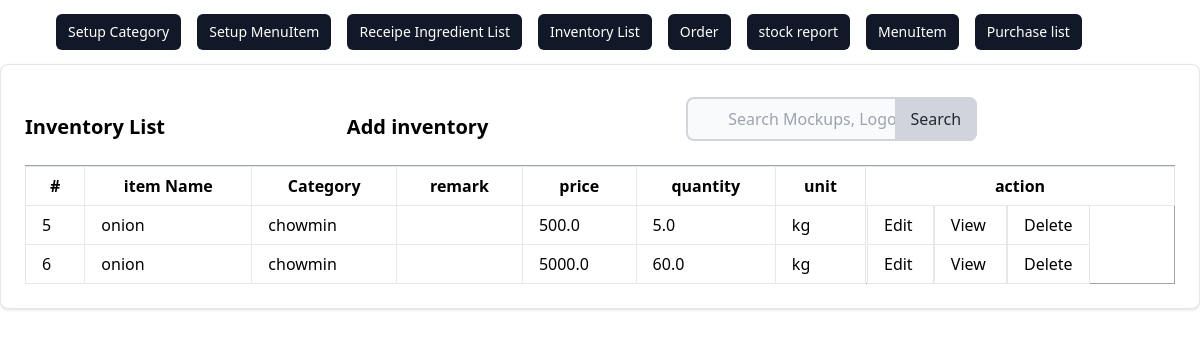
The app's page /inventory/list/, older data.
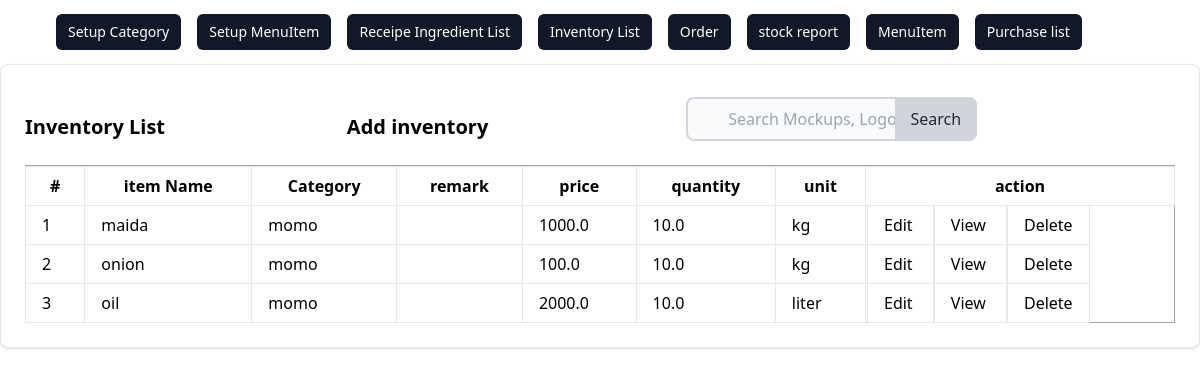
The same page, newer data.
### inventory/models.py (models this page shows, shortened)
class Inventory(models.Model):
    category = models.ForeignKey(Category, on_delete=models.CASCADE)
    item_name = models.ForeignKey(
        Ingredient, on_delete=models.CASCADE, max_length=100)
    quantity = models.FloatField()
    price = models.FloatField()
    unit = models.CharField(choices=CHOICES, max_length=100)
    description = models.TextField()

### menu/models.py (models this page shows)
class Ingredient(models.Model):
    name = models.CharField(max_length=50)
    def __str__(self):
        return self.name

class Category(models.Model):
    name = models.CharField(max_length=100)
    description = models.TextField()
    def __str__(self):
        return self.name

### inventory/views.py (the view)
# urls.py: path('list/', views.InventoryListView.as_view(), name='inventory_list'),
class InventoryListView(ListView):
    model = Inventory
    template_name = 'inventory/inventory_list.html'
    success_url = reverse_lazy('inventory:inventory_list')

### inventory/templates/inventory/inventory_list.html (shortened to what this page needs)
{% extends './base.html' %} {% block content %}
<div class="card max-w-80%  p-6 bg-white border border-gray-200 rounded-lg shadow dark:bg-gray-800 dark:border-gray-400">
  <div class="row">
    <div class="flex items-center justify-between">
        <h5 class="text-xl font-semibold">Inventory List</h5>
        <a href="{% url 'inventory:create' %}" class="text-xl font-semibold text-grey-200 hover:underline hover:text-blue-00 ml-auto">
         <h5>  Add inventory</h5>
        </a>
      <form method="get" action="{% url 'inventory:inventory_search' %}" class="max-w-md mx-auto px-4 py-2 justify-end">
        <div class="relative">
            <input
            type="search"
            id="default-search"
            name='q'
            class="block w-full pl-10 pr-4 py-2 rounded-lg border-2 border-gray-300 bg-gray-50 focus:ring-blue-500 focus:border-blue-500"
            placeholder="Search Mockups, Logos..."
            required
          />
          <button
            type="submit"
            class="absolute inset-y-0 right-0 px-4 py-2 bg-gray-300 text-gray-800 rounded-r-lg hover:bg-gray-400 focus:outline-none focus:bg-gray-400"
          >
            Search
          </button>
        </div>
      </form>
    </div>
      <div class="card-body">
        <table class="table-auto w-full border-collapse border border-gray-400 table-bordered">
          <th class="px-1 py-0">
            <tr>
              <th class="px-4 py-2 border px-4 py-2" >#</th>
              <th class="px-4 py-2  border ">item Name</th>
              <th class="px-4 py-2  border ">Category</th>
              <th class="px-4 py-2  border ">remark</th>
              <th  class="px-4 py-2  border ">price</th>
              <th class="px-4 py-2  border ">quantity</th>
              <th class="px-4 py-2  border ">unit</th>
              <th col="3" class="px-0 py-0  border ">action</th>
            </tr>
          </th>
          <tbody>
            {% if object_list %} {% for inventory in object_list %}
            <tr>
              <td class="border px-4 py-2">{{ inventory.id}}</td>
              <td class="border px-4 py-2">{{ inventory.item_name }}</td>
              <td class="border px-4 py-2">{{ inventory.category }}</td>
              <td class="border px-4 py-2">{{ inventory.remark }}</td>
              <td class="border px-4 py-2">{{ inventory.price }}</td>
              <td  class="border px-4 py-2">{{ inventory.quantity }}</td>
              <td class="border px-4 py-2">{{ inventory.unit}}</td>
              <td>
                <a  class="border px-4 py-2"  href="{% url 'inventory:update' inventory.id  %}"> Edit </a>
                <a class="border px-4 py-2"  href="{% url 'inventory:inventory_detail' inventory.id %}"> View </a>
                <a  class="border px-4 py-2" href="{% url 'inventory:inventory_delete' inventory.id %}" > Delete </a>
              </td>
            </tr>
          {% endfor %}
          {% else %}
            <tr><td colspan="8" class="border px-4 py-2">No inventory found</td></tr>
          {% endif %}
          </tbody>
        </table>
      </div>
    </div>
  </div>
  </div>
{% endblock %}

### inventory/templates/inventory/base.html (shortened to what this page needs)
{%load static%}
<html>
  <head>
    <script src="https://cdn.tailwindcss.com"></script>
    <link
    href="https://cdn.jsdelivr.net/npm/tailwindcss@2.2.19/dist/tailwind.min.css"
    rel="stylesheet"
  />
  </head>
  <body>
<nav class="bg-light-blue-800 sticky top-0 z-50 ">
  <div class="mx-auto max-w-7xl px-2 sm:px-6 lg:px-8">
    <div class="relative flex h-16 items-center justify-between">
      <div
        class="flex flex-1 items-center justify-center sm:items-stretch sm:justify-start"
      >
        <div class="hidden sm:ml-6 sm:block">
          <div class="flex space-x-4">
             <a
            href="{% url 'menu:category_list'%}"
            class="bg-gray-900 text-white rounded-md px-3 py-2 text-sm font-medium"
            aria-current="page"
            >Setup Category</a
          >
          <a
          href="{% url 'inventory:item_list'%}"
          class="bg-gray-900 text-white rounded-md px-3 py-2 text-sm font-medium"
          aria-current="page"
          >Setup MenuItem</a
        >
        <a
        href="{% url 'menu:ingredient_list'%}"
        class="bg-gray-900 text-white rounded-md px-3 py-2 text-sm font-medium"
        aria-current="page"
        >Receipe Ingredient List</a>
            <a
              href="{% url 'inventory:inventory_list'%}"
              class="bg-gray-900 text-white rounded-md px-3 py-2 text-sm font-medium"
              aria-current="page"
              >Inventory List</a
            >
            <a
            href="{% url 'inventory:order_list'%}"
            class="bg-gray-900 text-white rounded-md px-3 py-2 text-sm font-medium"
            aria-current="page"
            >Order </a
          >
          <a
          href="{% url 'inventory:stock_report'%}"
          class="bg-gray-900 text-white rounded-md px-3 py-2 text-sm font-medium"
          aria-current="page"
          >stock report </a
        >
        <a
        href="{% url 'menu:menu_list'%}"
        class="bg-gray-900 text-white rounded-md px-3 py-2 text-sm font-medium"
        aria-current="page"
        >MenuItem </a
      >
      <a
      href="{% url 'inventory:purchase_index'%}"
      class="bg-gray-900 text-white rounded-md px-3 py-2 text-sm font-medium"
      aria-current="page"
      >Purchase list </a
    >
          </div>
        </div>
      </div>
</nav>
<div class="flex-grow">
    {% block content %} {% endblock %}
  </body>
</html>

Row changes from the older to the newer data that the page shows:
removed Inventory: id "5", item_name "onion", category "chowmin", price "500.0", quantity "5.0", unit "kg"
removed Inventory: id "6", item_name "onion", category "chowmin", price "5000.0", quantity "60.0", unit "kg"
added Inventory: id "1", item_name "maida", category "momo", price "1000.0", quantity "10.0", unit "kg"
added Inventory: id "2", item_name "onion", category "momo", price "100.0", quantity "10.0", unit "kg"
added Inventory: id "3", item_name "oil", category "momo", price "2000.0", quantity "10.0", unit "liter"
